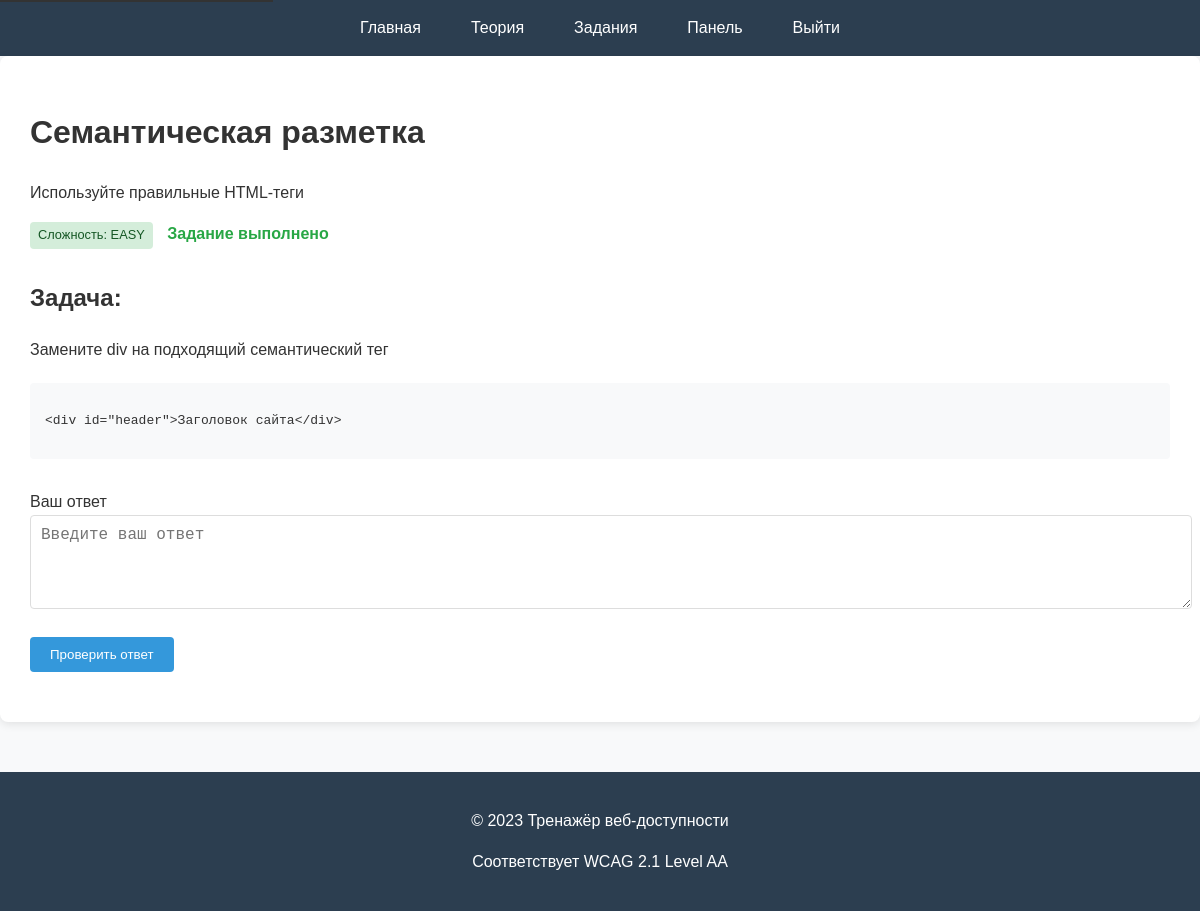
Page /task/1 (signed in) on the committed database.
### app/models.py (models this page shows)
class Task(db.Model):
    id = db.Column(db.Integer, primary_key=True)
    title = db.Column(db.String(100), nullable=False)
    description = db.Column(db.Text, nullable=False)
    question = db.Column(db.String(200), nullable=False)
    code_snippet = db.Column(db.Text)
    correct_answer = db.Column(db.Text, nullable=False)
    difficulty = db.Column(db.String(20))
    task_type = db.Column(db.String(20))  # 'code' или 'quiz'
    progresses = db.relationship('UserProgress', backref='task', lazy=True)
    metrics = db.relationship('UserMetric', backref='task', lazy=True)

### app/routes.py (the view, shortened to what this page needs)
@bp.route('/task/<int:task_id>', methods=['GET', 'POST'])
@login_required
def task(task_id):
    task = Task.query.get_or_404(task_id)
    form = AnswerForm()
    progress = UserProgress.query.filter_by(
        user_id=current_user.id, task_id=task.id
    ).first()
    metric = UserMetric.query.filter_by(
        user_id=current_user.id,
        task_id=task_id
    ).first()
    if not metric:
        metric = UserMetric(user_id=current_user.id, task_id=task_id)
        db.session.add(metric)
        db.session.commit()
    return render_template('task.html', task=task, form=form, progress=progress)

### app/forms.py
class AnswerForm(FlaskForm):
    answer = TextAreaField('Ваш ответ', validators=[
        DataRequired(message="Введите ваш ответ")
    ], render_kw={"placeholder": "Например: role='navigation'"})
    submit = SubmitField('Проверить ответ')

### app/__init__.py (called while the page is built)
def create_app():
    app = Flask(__name__, template_folder='templates', static_folder='static')
    app.config.from_object('config.Config')
    db.init_app(app)
    login_manager.init_app(app)
    login_manager.login_view = 'main.login'
    login_manager.login_message = 'Пожалуйста, войдите для доступа к этой странице.'
    login_manager.login_message_category = 'warning'
    @login_manager.user_loader
    def load_user(user_id):
        from .models import User
        return User.query.get(int(user_id))
    from .routes import bp as main_bp
    app.register_blueprint(main_bp)
    with app.app_context():
        db.create_all()
        initialize_data()
        print("База данных инициализирована")
    return app

### app/templates/task.html (shortened to what this page needs)
{% extends "base.html" %}
{% block content %}
<div class="container task-container">
    <div class="task-header">
        <h1>{{ task.title }}</h1>
        <p>{{ task.description }}</p>
        <div class="task-meta">
            <span class="difficulty difficulty-{{ task.difficulty }}">
                Сложность: {{ task.difficulty|upper }}
            </span>
            {% if progress.completed %}
                <span class="status completed">Задание выполнено</span>
            {% else %}
                <span class="status not-completed">Задание не выполнено</span>
            {% endif %}
        </div>
    </div>
    <div class="task-content">
        <h2>Задача:</h2>
        <p>{{ task.question }}</p>
        {% if task.code_snippet %}
        <div class="code-sample">
            <pre><code>{{ task.code_snippet }}</code></pre>
        </div>
        {% endif %}
        <form method="POST" class="task-form">
            <div class="form-group">
                {{ form.answer.label }}
                {{ form.answer(class="form-control", rows=4, placeholder="Введите ваш ответ") }}
            </div>
            <div class="form-group">
                {{ form.submit(class="btn btn-primary") }}
            </div>
        </form>
    </div>
</div>
{% endblock %}

### app/static/style.css (style rules this page uses)
body { font-family: 'Arial', sans-serif; line-height: 1.6; color: #333; margin: 0; padding: 0; background-color: #f8f9fa; }
.container { max-width: 1200px; margin: 0 auto; padding: 20px; }
.btn { display: inline-block; padding: 10px 20px; background-color: #3498db; color: white; text-decoration: none; border-radius: 4px; transition: background-color 0.3s; border: none; cursor: pointer; }
.btn-primary { background-color: #3498db; }
.form-group { margin-bottom: 20px; }
.form-control { width: 100%; padding: 10px; border: 1px solid #ddd; border-radius: 4px; font-size: 16px; }
.difficulty { padding: 3px 8px; border-radius: 4px; font-size: 0.8em; display: inline-block; }
.difficulty-easy { background-color: #d4edda; color: #155724; }
.status { font-weight: bold; display: inline-block; margin-left: 10px; }
.completed { color: #28a745; }
.task-container { background: white; padding: 30px; border-radius: 8px; box-shadow: 0 2px 10px rgba(0,0,0,0.1); }
.task-header { margin-bottom: 30px; }
.code-sample { background: #f8f9fa; padding: 15px; border-radius: 4px; margin: 20px 0; overflow-x: auto; }
.task-form { margin-top: 30px; }

### rows in the picture
Task: title "Семантическая разметка", description "Используйте правильные HTML-теги", difficulty "EASY", question "Замените div на подходящий семантический тег", code_snippet "<div id=\"header\">Заголовок сайта</div>"
